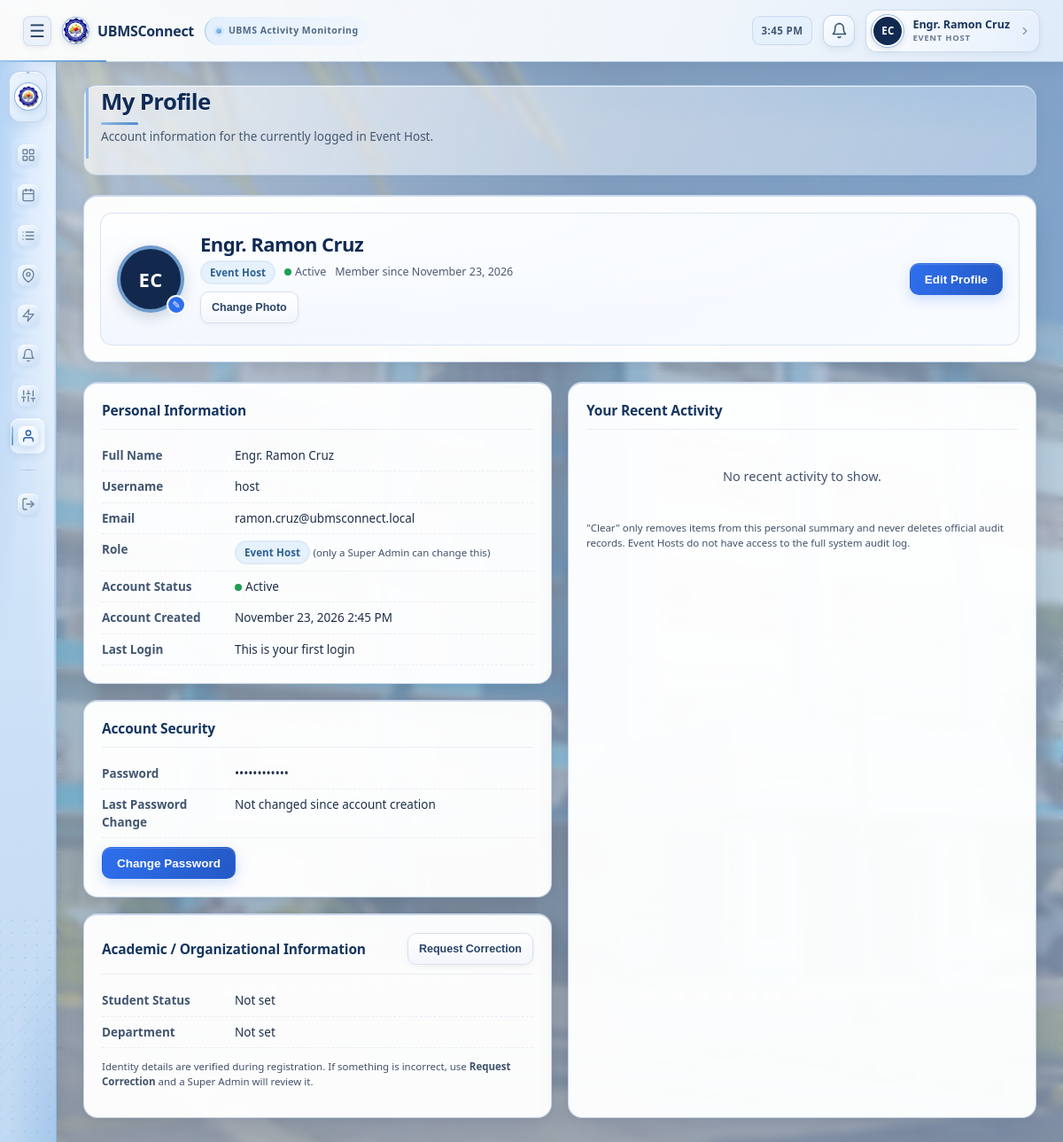
/host/profile.php (signed in), run on the app's committed database.
### tables this page shows
CREATE TABLE users (
    id INT AUTO_INCREMENT PRIMARY KEY,
    username VARCHAR(50) NOT NULL UNIQUE,
    password VARCHAR(255) NOT NULL,
    password_changed_at DATETIME NULL,
    full_name VARCHAR(100) NOT NULL,
    email VARCHAR(150) NULL,
    profile_picture VARCHAR(255) NULL,
    university_id VARCHAR(50) NULL,
    affiliation ENUM('student','ubms_staff') NULL,
    department_id INT NULL,
    course_id INT NULL,
    organization_id INT NULL,
    office_unit VARCHAR(150) NULL,
    role ENUM('super_admin','staff','host') NOT NULL,
    status ENUM('active','pending','inactive','rejected') NOT NULL DEFAULT 'active',
    created_at DATETIME DEFAULT CURRENT_TIMESTAMP,
    updated_at DATETIME DEFAULT CURRENT_TIMESTAMP ON UPDATE CURRENT_TIMESTAMP,
    last_login DATETIME NULL
);

### host/profile.php (the view, shortened to what this page needs)
<?php
require_once __DIR__ . '/../includes/auth.php';
require_once __DIR__ . '/../includes/affiliation_profile.php';
$stmt = $pdo->prepare("SELECT u.username,u.full_name,u.email,u.profile_picture,u.role,u.status,u.created_at,u.last_login,u.password_changed_at,u.university_id,u.affiliation,u.office_unit,d.department_name,c.course_name,o.organization_name FROM users u LEFT JOIN departments d ON d.id=u.department_id LEFT JOIN courses c ON c.id=u.course_id LEFT JOIN organizations o ON o.id=u.organization_id WHERE u.id=?");
$stmt->execute([currentUserId()]);
$user = $stmt->fetch();
$recentActivity = $pdo->prepare(
    "SELECT al.id, al.action, al.target_label, al.previous_value, al.new_value, al.created_at
     FROM audit_logs al
     LEFT JOIN dismissed_activity da ON da.audit_log_id = al.id AND da.user_id = ?
     WHERE al.actor_id = ? AND da.id IS NULL
     ORDER BY al.created_at DESC LIMIT 5"
);
$recentActivity->execute([currentUserId(), currentUserId()]);
$recentActivity = $recentActivity->fetchAll();
include __DIR__ . '/../includes/header.php';
include __DIR__ . '/../includes/sidebar.php';
?>
<main class="main-content">
    <div class="page-header">
        <div>
            <h1>My Profile</h1>
            <p class="page-subtitle">Account information for the currently logged in Event Host.</p>
        </div>
    </div>
    <div class="card section-gap">
        <div class="profile-header">
            <div class="avatar-wrap">
                <?= avatarHtml($user['full_name'], $user['profile_picture']) ?>
                <button type="button" class="avatar-edit-btn" onclick="document.getElementById('photoInput').click()" title="Change photo">&#9998;</button>
            </div>
            <div class="profile-header-info">
                <div class="profile-header-name"><?= e($user['full_name']) ?></div>
                <div class="profile-header-meta">
                    <span class="badge <?= roleBadgeClass($user['role']) ?>"><?= e(roleLabel($user['role'])) ?></span>
                    <span><span class="profile-status-dot <?= accountStatusDotClass($user['status']) ?>"></span><?= e(ucfirst($user['status'])) ?></span>
                    <span>Member since <?= e(formatDate($user['created_at'])) ?></span>
                </div>
                <div class="avatar-actions">
                    <button class="btn btn-sm" onclick="document.getElementById('photoInput').click()">Change Photo</button>
                </div>
            </div>
            <button class="btn btn-primary" onclick="openEditProfile()">Edit Profile</button>
        </div>
    </div>
    <div class="grid-2">
        <div class="stack">
            <div class="card">
                <div class="card-title">Personal Information</div>
                <div class="detail-row"><div class="dr-label">Full Name</div><div class="dr-value"><?= e($user['full_name']) ?></div></div>
                <div class="detail-row"><div class="dr-label">Username</div><div class="dr-value"><?= e($user['username']) ?></div></div>
                <div class="detail-row"><div class="dr-label">Email</div><div class="dr-value"><?= e($user['email'] ?: 'Not set') ?></div></div>
                <div class="detail-row"><div class="dr-label">Role</div><div class="dr-value"><span class="badge <?= roleBadgeClass($user['role']) ?>"><?= e(roleLabel($user['role'])) ?></span> <span class="small-note">(only a Super Admin can change this)</span></div></div>
                <div class="detail-row"><div class="dr-label">Account Status</div><div class="dr-value"><span class="profile-status-dot <?= accountStatusDotClass($user['status']) ?>"></span><?= e(ucfirst($user['status'])) ?></div></div>
                <div class="detail-row"><div class="dr-label">Account Created</div><div class="dr-value"><?= e(formatDateTime($user['created_at'])) ?></div></div>
                <div class="detail-row"><div class="dr-label">Last Login</div><div class="dr-value"><?= $user['last_login'] ? e(formatDateTime($user['last_login'])) : 'This is your first login' ?></div></div>
            </div>
            <div class="card">
                <div class="card-title">Account Security</div>
                <div class="detail-row"><div class="dr-label">Password</div><div class="dr-value">&bull;&bull;&bull;&bull;&bull;&bull;&bull;&bull;&bull;&bull;&bull;&bull;</div></div>
                <div class="detail-row"><div class="dr-label">Last Password Change</div><div class="dr-value"><?= $user['password_changed_at'] ? e(formatDateTime($user['password_changed_at'])) : 'Not changed since account creation' ?></div></div>
                <button class="btn btn-primary" style="margin-top:10px;" onclick="openChangePassword()">Change Password</button>
            </div>
        </div>
        <div class="card">
            <div class="card-title">
                Your Recent Activity
            </div>
            <div id="recentActivityList">
                <?php if (empty($recentActivity)): ?>
                    <div class="empty-state" id="recentActivityEmpty">No recent activity to show.</div>
                <?php endif; ?>
            </div>
            <p class="small-note" style="margin-top:8px;">"Clear" only removes items from this personal summary and never deletes official audit records. Event Hosts do not have access to the full system audit log.</p>
        </div>
    </div>
</main>
<?php
include __DIR__ . '/../includes/footer.php';
?>

### includes/functions.php (shortened to what this page needs)
<?php
function e($value) {
    return htmlspecialchars($value ?? '', ENT_QUOTES, 'UTF-8');
}
function formatDate($date) {
    return date('F j, Y', strtotime($date));
}
function formatDateTime($datetime) {
    return date('F j, Y g:i A', strtotime($datetime));
}
function roleLabel($role) {
    switch ($role) {
        case 'host':         return 'Event Host';
    }
}
function roleBadgeClass($role) {
    switch ($role) {
        case 'host':          return 'badge-pending';
    }
}
function nameInitials($fullName) {
    $parts = preg_split('/\s+/', trim($fullName));
    $parts = array_filter($parts);
    $first = mb_substr(reset($parts), 0, 1);
    $last = mb_substr(end($parts), 0, 1);
    return mb_strtoupper($first . $last);
}
function accountStatusDotClass($status) {
    switch ($status) {
        case 'active':   return 'active';
    }
}
function avatarHtml($fullName, $profilePicture) {
    return '<div class="avatar-circle">' . e(nameInitials($fullName)) . '</div>';
}

### data on the page
users: full_name "EC", full_name "Engr. Ramon Cruz", role "Event Host", status "Active", created_at "November 23, 2026", username "host", email "ramon.cruz@ubmsconnect.local", created_at "November 23, 2026 2:45 PM"

### other printed values
nameInitials(currentUserName()) "EC"
currentUserName() "Engr. Ramon Cruz"
roleLabel(currentUserRole()) "EVENT HOST"
$studentStatus "Not set"
$user['department_name'] ?: 'Not set' "Not set"
